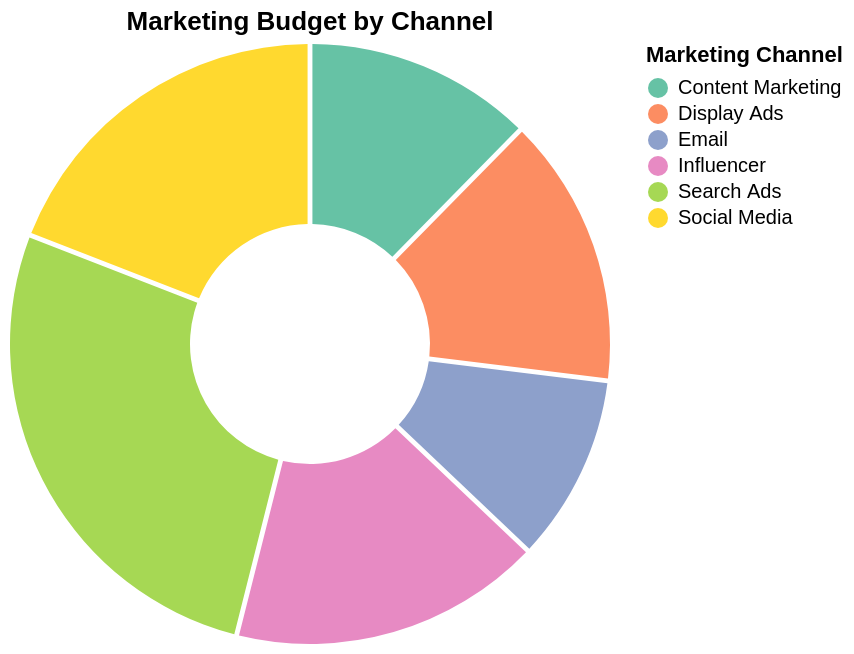

Write a Vega-Lite specification for this figure.
### Vega-Lite specification from a JSON file in a GitHub repository (floating-point values rounded to 4 significant figures)
{"$schema": "https://vega.github.io/schema/vega-lite/v6.json", "description": "Marketing channel distribution", "data": {"values": [{"channel": "Email", "budget": 45000}, {"channel": "Social Media", "budget": 85000}, {"channel": "Search Ads", "budget": 120000}, {"channel": "Display Ads", "budget": 65000}, {"channel": "Content Marketing", "budget": 55000}, {"channel": "Influencer", "budget": 75000}]}, "mark": {"type": "arc", "innerRadius": 60, "padAngle": 0.015}, "encoding": {"theta": {"field": "budget", "type": "quantitative"}, "color": {"field": "channel", "type": "nominal", "scale": {"scheme": "set2"}, "legend": {"title": "Marketing Channel"}}, "tooltip": [{"field": "channel", "type": "nominal"}, {"field": "budget", "type": "quantitative", "format": "$,.0f", "title": "Budget"}]}, "title": "Marketing Budget by Channel"}
